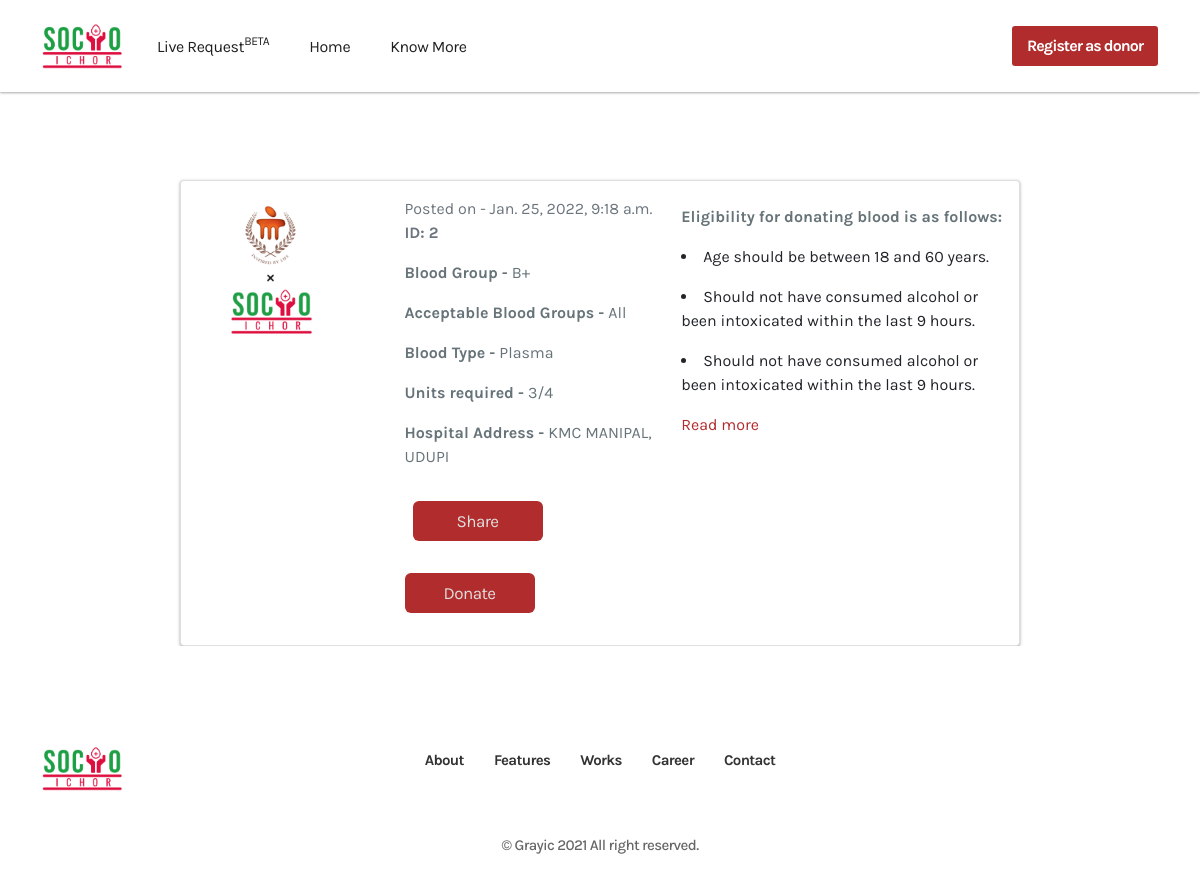
Page /donate/detail/kmc-1/ on the committed database.
### home/models.py (models this page shows)
class BloodRequest(models.Model):
    blood_request_id = models.AutoField(primary_key=True)
    time_stamp = models.DateTimeField(auto_now_add=True)
    blood_group = models.CharField(
        max_length=20, choices=BG_CHOICES, default=None, blank=True, null=True
    )
    blood_type = models.CharField(
        max_length=50, choices=TYPE, default=None, blank=True, null=True
    )
    acceptable_blood_group = models.CharField(max_length = 100, blank=True, null=True )
    Phone = models.CharField(max_length=10, default='')
    units = models.CharField(max_length=5)
    note = models.TextField(default='', blank=True, null=True)
    address = models.TextField(default='', blank=True, null=True)
    hospital_initials = models.CharField(default='', blank=False, null=False, max_length=50 )
    status = models.IntegerField(choices=STATUS, default=0)
    urgent = models.BooleanField( blank=True, default=False)
    slug = models.SlugField(max_length=400, unique=True, default=None)
    custom_field_key = models.CharField(default='', blank=True, max_length=255)
    custom_field_value = models.CharField(default='', blank=True, max_length=255)
    class Meta:
        verbose_name = 'Blood Request'

### home/views.py (the view)
# urls.py: path('donate/detail/<slug:name_slug>/', views.detail_view , name='details'),
def detail_view(request, name_slug):
    blood = get_object_or_404(BloodRequest.objects.filter(status=STATUS_PUBLISH), slug=name_slug)
    return render(request, 'home/detail.html', {'blood':blood,})

### home/templates/home/detail.html (shortened to what this page needs)
{% extends "home/base.html" %}
{% load static %}
{% load i18n %}
{% block content %}
{% load social_share %}
<div class="container" style="margin-top: 15%; width: 70%;">
    <div class="row">
        <div class="card kmc-card card-body justify-content-center" data-aos="fade" data-aos-delay="300" data-aos-duration="1000">
        <div class="row">
            <div class="col-lg-3 img justify-content-center">
                <img src="{% static 'home/image/logo/logox.png' %}" width="80%" alt="logo">
            </div>
            <div class="col-lg-4">
                <p class="text-muted">Posted on - {{ blood.time_stamp }} <br><b> ID: {{ blood.blood_request_id }}</b></p>
                <p class="kmc-blood-item"><span><b>Blood Group - </b>{{ blood.blood_group }}</span></p>
{% if blood.acceptable_blood_group %}
<p class="kmc-blood-item"><span><b>Acceptable Blood Groups - </b>{{ blood.acceptable_blood_group }}</span></p>
{% endif %}
               {% if blood.blood_type %}
               <p class="kmc-blood-item"><span><b>Blood Type - </b>{{ blood.blood_type }}</span></p>
               {% endif %}
                <p class="kmc-blood-item"><span><b>Units required - </b>{{ blood.units }}</span></p>
                {% if blood.address %}
                <p class="kmc-blood-item"><span><b>Hospital Address - </b>{{ blood.address }}</span></p>
                {% endif %}
<button type="button" class="btn request-btn mx-2 btn-success my-3" data-toggle="modal" data-target="#exampleModalCenter">
    Share
  </button>
  <button type="button" data-backdrop="false" class="btn btn-success my-3 request-btn" data-toggle="modal" data-target="#modal2">
    Donate
  </button>
        </div>
        <div class="col-lg-5 py-2 ichor-guide">
            <p><b>Eligibility for donating blood is as follows:</b>
                <br>
<p>              <li>Age should be between 18 and 60 years.</li>
</p>
<p>  <li>Should not have consumed alcohol or been intoxicated within the last 9 hours.
</li></p>
              <p><li>Should not have consumed alcohol or been intoxicated within the last 9 hours.
            </li></p>
            </p>
             <a type="button" class="" data-toggle="modal" data-target="#exampleModal">
              Read more
             </a>
          </div>
              </div>
        </div>
        </div>
    </div>
</div>
{% endblock content %}

### home/static/home/css/main.css (style rules this page uses)
body[data-theme='light'], .light-bg, .light-mode-texts { --bg: $white; --bg-2: #f8f9fc; --color-headings: #25373f; --color-texts: rgba(37, 55, 63, 0.7); --color-texts-2: #3b4656; --color-texts-3: rgba(38, 39, 41, 0.7); --border-color: rgba(128, 138, 142, 0.2); --border-color-2: rgba(37, 55, 63, 0.1); }
body { --bg: $white; --bg-2: #f8f9fc; --color-headings: #25373f; --color-texts: rgba(37, 55, 63, 0.7); --color-texts-2: #3b4656; --color-texts-3: rgba(38, 39, 41, 0.7); --border-color: rgba(128, 138, 142, 0.2); --border-color-2: rgba(37, 55, 63, 0.1); }
p { color: var(--color-texts); }
.btn { position: relative; z-index: 5; border-radius: 6px; border: 0; color: rgb(223, 222, 222); font-size: 17px; background-color: #b12d2d !important; font-weight: 400; height: 40px; min-width: 130px; line-height: 28px; letter-spacing: -0.53px; padding: 15px; display: inline-flex; align-items: center; justify-content: center; transition: all .4s ease-in-out; }
a { text-decoration: none; }
.kmc-card { box-shadow: rgba(60, 64, 67, 0.3) 0px 1px 2px 0px, rgba(60, 64, 67, 0.15) 0px 1px 3px 1px; cursor: pointer; font-family: Karla; }

### rows in the picture
BloodRequest: time_stamp "Jan. 25, 2022, 9:18 a.m.", blood_request_id "2", blood_group "B+", acceptable_blood_group "All", blood_type "Plasma", units "3/4", address "KMC MANIPAL, UDUPI"
